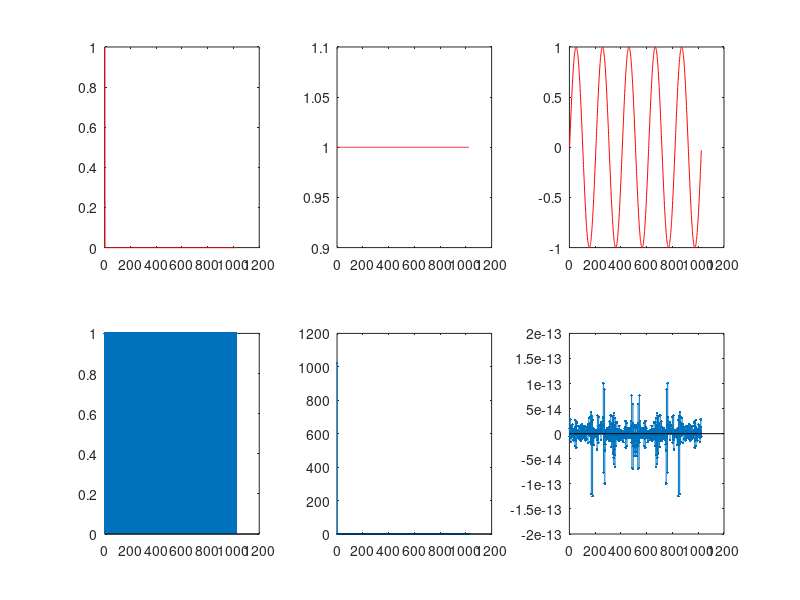
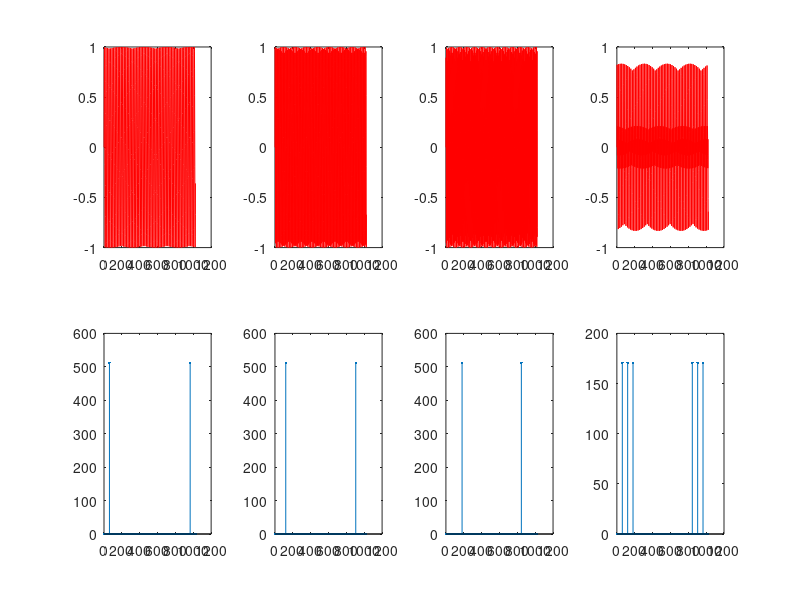

Here is the MATLAB script that generated these plots, in order:
% FFT analysis
%
% Universidad Autonoma de Queretaro
% Electronica Avanzada III
% Rene de Jesus Romero Troncoso
%
% Basic analysis

clear all;

%%%%%%%%%%%%%%%%%%%%%%%%%%%%%%%%%%%%%%%%%%%%%%%%%%%%%%
% Step 1
% Load input signals
%     Impulse0w       Step0w         Sine05qw
%     Sine60qw        Sine120qw      Sine180qw
%     Harmonic60qw
%%%%%%%%%%%%%%%%%%%%%%%%%%%%%%%%%%%%%%%%%%%%%%%%%%%%%%

% Load input signals
load Impulse0gen;
load Step0gen;
load Sine05qgen;
load Sine60qgen;
load Sine120qgen;
load Sine180qgen;
load Harmonic60qgen;

%%%%%%%%%%%%%%%%%%%%%%%%%%%%%%%%%%%%%%%%%%%%%%%%%%%%%%
% Step 2
% Direct FFT computation of input signals
%%%%%%%%%%%%%%%%%%%%%%%%%%%%%%%%%%%%%%%%%%%%%%%%%%%%%%

x1 = abs(fft(Impulse0w));
x2 = abs(fft(Step0w));
x3 = (fft(Sine05qw));
x4 = abs(fft(Sine60qw));
x5 = abs(fft(Sine120qw));
x6 = abs(fft(Sine180qw));
x7 = abs(fft(Harmonic60qw));

%%%%%%%%%%%%%%%%%%%%%%%%%%%%%%%%%%%%%%%%%%%%%%%%%%%%%%
% Step 3
% Basic FFT
%%%%%%%%%%%%%%%%%%%%%%%%%%%%%%%%%%%%%%%%%%%%%%%%%%%%%%

figure(1);
subplot(2,3,1), plot(Impulse0w,'r');
subplot(2,3,2), plot(Step0w,'r');
subplot(2,3,3), plot(Sine05qw,'r');
subplot(2,3,4), stem(x1,'.');
subplot(2,3,5), stem(x2,'.');
subplot(2,3,6), stem(x3,'.');

%%%%%%%%%%%%%%%%%%%%%%%%%%%%%%%%%%%%%%%%%%%%%%%%%%%%%%
% Step 4
% Harmonic FFT
%%%%%%%%%%%%%%%%%%%%%%%%%%%%%%%%%%%%%%%%%%%%%%%%%%%%%%

figure(2);
subplot(2,4,1), plot(Sine60qw,'r');
subplot(2,4,2), plot(Sine120qw,'r');
subplot(2,4,3), plot(Sine180qw,'r');
subplot(2,4,4), plot(Harmonic60qw,'r');
subplot(2,4,5), stem(x4,'.');
subplot(2,4,6), stem(x5,'.');
subplot(2,4,7), stem(x6,'.');
subplot(2,4,8), stem(x7,'.');